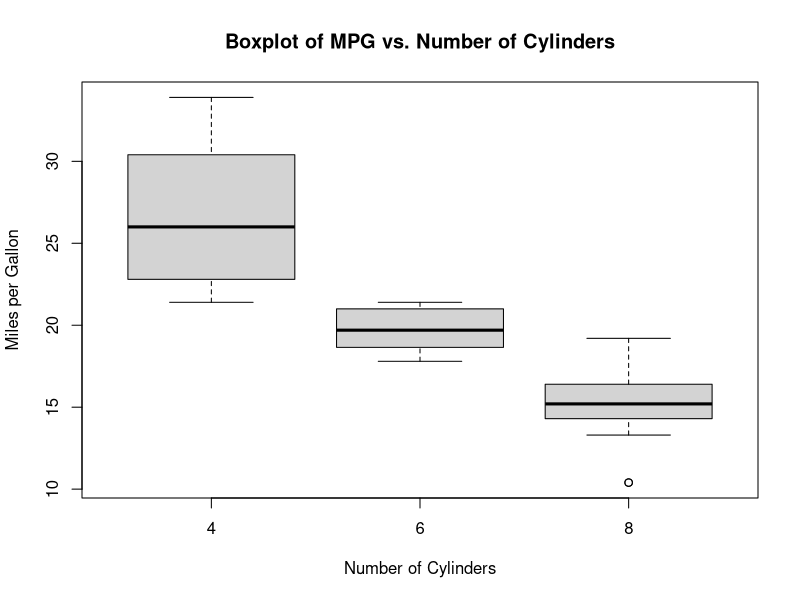

This chart was generated by the following R code:
# Load the mtcars dataset
data(mtcars)

# Create a boxplot
boxplot(mpg ~ cyl, data = mtcars, 
        xlab = "Number of Cylinders",
        ylab = "Miles per Gallon",
        main = "Boxplot of MPG vs. Number of Cylinders")
